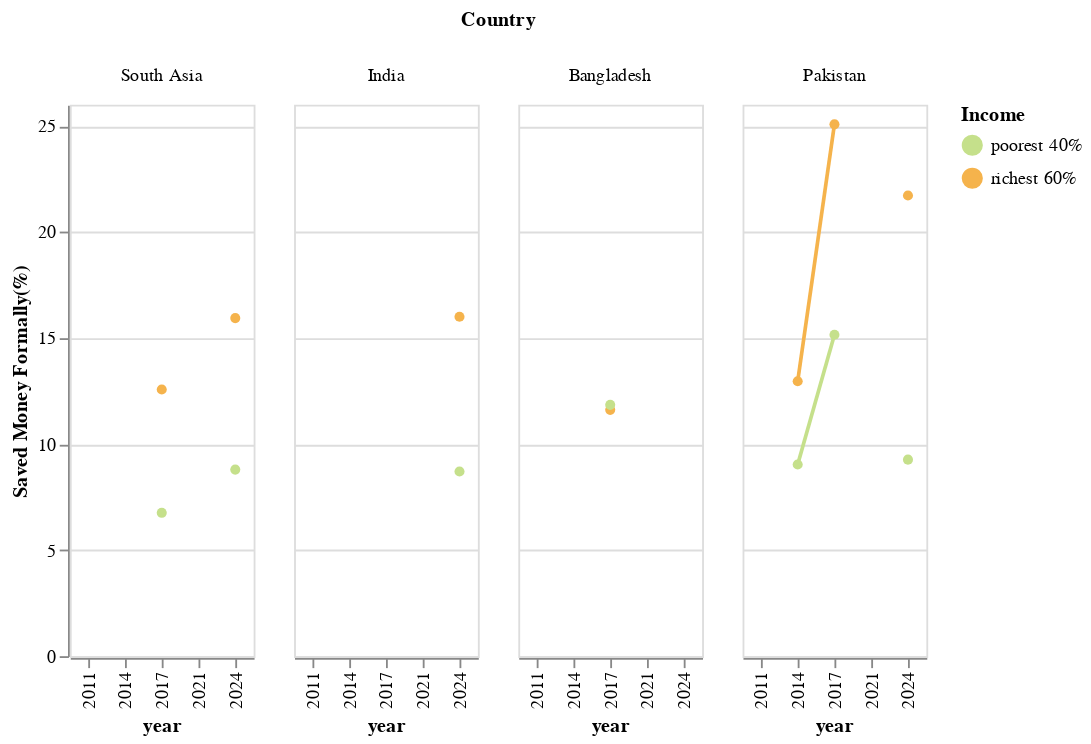

Notebook cell for this chart:
### Code cell
# too much missing data --> skip this
def savings_behavior_by_gender(df):
    gender_df = df.filter(pl.col('group') == 'income')
    savings_gender_gap = alt.Chart(gender_df).mark_line(point=True).encode(
        x = 'year:N', 
        y = alt.Y('fin17c:Q', title = 'Saved Money Formally(%)'), 
        color = alt.Color('group2:N', title = 'Income').scale(scheme = 'lightmulti'), 
        column = alt.Column('countrynewwb', title = 'Country', sort = south_asia_countries)
            
        
    )
    return savings_gender_gap

savings_behavior_by_gender(filter_south_asia(process_data(), True))

### Figure 1 — Vega-Lite specification as saved in the notebook (floating-point values rounded to 4 significant figures)
{"config": {"view": {"continuousWidth": 300, "continuousHeight": 300}}, "data": {"name": "data-de083beb7942fbc8d8c413e5db2d7247"}, "mark": {"type": "line", "point": true}, "encoding": {"color": {"field": "group2", "scale": {"scheme": "lightmulti"}, "title": "Income", "type": "nominal"}, "column": {"field": "countrynewwb", "sort": ["South Asia", "India", "Bangladesh", "Pakistan"], "title": "Country", "type": "nominal"}, "x": {"field": "year", "type": "nominal"}, "y": {"field": "fin17c", "title": "Saved Money Formally(%)", "type": "quantitative"}}, "$schema": "https://vega.github.io/schema/vega-lite/v5.20.1.json", "datasets": {"data-de083beb7942fbc8d8c413e5db2d7247": [{"countrynewwb": "Bangladesh", "codewb": "BGD", "year": 2011, "pop_adult": "100376575", "regionwb24_hi": "South Asia (excluding high income)", "incomegroupwb24": "Lower middle income", "group": "income", "group2": "richest 60%", "account_t_d": 40.18, "fiaccount_t_d": 40.18, "mobileaccount_t_d": null, "fin11a": null, "fin11b": null, "fin11c": null, "fin11f": null, "fin11d": null, "fin11e": null, "fin14a": null, "fin14b": null, "fin14c": null, "fin14d": null, "fin26a": null, "fin26b": null, "fin27a": null, "g20_made": null, "fin17f": null, "fin17a_17a1_d": 18.23, "fin17a": 18.23, "fin17b": null, "fin17c": null, "fin24aSD_ND": null}, {"countrynewwb": "Bangladesh", "codewb": "BGD", "year": 2011, "pop_adult": "100376575", "regionwb24_hi": "South Asia (excluding high income)", "incomegroupwb24": "Lower middle income", "group": "income", "group2": "poorest 40%", "account_t_d": 19.06, "fiaccount_t_d": 19.06, "mobileaccount_t_d": null, "fin11a": null, "fin11b": null, "fin11c": null, "fin11f": null, "fin11d": null, "fin11e": null, "fin14a": null, "fin14b": null, "fin14c": null, "fin14d": null, "fin26a": null, "fin26b": null, "fin27a": null, "g20_made": null, "fin17f": null, "fin17a_17a1_d": 14.24, "fin17a": 14.24, "fin17b": null, "fin17c": null, "fin24aSD_ND": null}, {"countrynewwb": "India", "codewb": "IND", "year": 2011, "pop_adult": "853745004", "regionwb24_hi": "South Asia (excluding high income)", "incomegroupwb24": "Lower middle income", "group": "income", "group2": "richest 60%", "account_t_d": 40.73, "fiaccount_t_d": 40.73, "mobileaccount_t_d": null, "fin11a": null, "fin11b": null, "fin11c": null, "fin11f": null, "fin11d": null, "fin11e": null, "fin14a": null, "fin14b": null, "fin14c": null, "fin14d": null, "fin26a": null, "fin26b": null, "fin27a": null, "g20_made": null, "fin17f": null, "fin17a_17a1_d": 12.4, "fin17a": 12.4, "fin17b": null, "fin17c": null, "fin24aSD_ND": null}, {"countrynewwb": "India", "codewb": "IND", "year": 2011, "pop_adult": "853745004", "regionwb24_hi": "South Asia (excluding high income)", "incomegroupwb24": "Lower middle income", "group": "income", "group2": "poorest 40%", "account_t_d": 26.97, "fiaccount_t_d": 26.97, "mobileaccount_t_d": null, "fin11a": null, "fin11b": null, "fin11c": null, "fin11f": null, "fin11d": null, "fin11e": null, "fin14a": null, "fin14b": null, "fin14c": null, "fin14d": null, "fin26a": null, "fin26b": null, "fin27a": null, "g20_made": null, "fin17f": null, "fin17a_17a1_d": 10.41, "fin17a": 10.41, "fin17b": null, "fin17c": null, "fin24aSD_ND": null}, {"countrynewwb": "Pakistan", "codewb": "PAK", "year": 2011, "pop_adult": "120857470", "regionwb24_hi": "South Asia (excluding high income)", "incomegroupwb24": "Lower middle income", "group": "income", "group2": "richest 60%", "account_t_d": 13.94, "fiaccount_t_d": 13.94, "mobileaccount_t_d": null, "fin11a": null, "fin11b": null, "fin11c": null, "fin11f": null, "fin11d": null, "fin11e": null, "fin14a": null, "fin14b": null, "fin14c": null, "fin14d": null, "fin26a": null, "fin26b": null, "fin27a": null, "g20_made": null, "fin17f": null, "fin17a_17a1_d": null, "fin17a": null, "fin17b": null, "fin17c": null, "fin24aSD_ND": null}, {"countrynewwb": "Pakistan", "codewb": "PAK", "year": 2011, "pop_adult": "120857470", "regionwb24_hi": "South Asia (excluding high income)", "incomegroupwb24": "Lower middle income", "group": "income", "group2": "poorest 40%", "account_t_d": 4.808, "fiaccount_t_d": 4.808, "mobileaccount_t_d": null, "fin11a": null, "fin11b": null, "fin11c": null, "fin11f": null, "fin11d": null, "fin11e": null, "fin14a": null, "fin14b": null, "fin14c": null, "fin14d": null, "fin26a": null, "fin26b": null, "fin27a": null, "g20_made": null, "fin17f": null, "fin17a_17a1_d": null, "fin17a": null, "fin17b": null, "fin17c": null, "fin24aSD_ND": null}, {"countrynewwb": "Bangladesh", "codewb": "BGD", "year": 2014, "pop_adult": "105778630", "regionwb24_hi": "South Asia (excluding high income)", "incomegroupwb24": "Lower middle income", "group": "income", "group2": "richest 60%", "account_t_d": 36.29, "fiaccount_t_d": 34.08, "mobileaccount_t_d": null, "fin11a": null, "fin11b": null, "fin11c": null, "fin11f": null, "fin11d": null, "fin11e": null, "fin14a": null, "fin14b": null, "fin14c": null, "fin14d": null, "fin26a": null, "fin26b": null, "fin27a": null, "g20_made": null, "fin17f": null, "fin17a_17a1_d": null, "fin17a": null, "fin17b": null, "fin17c": null, "fin24aSD_ND": null}, {"countrynewwb": "Bangladesh", "codewb": "BGD", "year": 2014, "pop_adult": "105778630", "regionwb24_hi": "South Asia (excluding high income)", "incomegroupwb24": "Lower middle income", "group": "income", "group2": "poorest 40%", "account_t_d": 23.03, "fiaccount_t_d": 21.72, "mobileaccount_t_d": null, "fin11a": null, "fin11b": null, "fin11c": null, "fin11f": null, "fin11d": null, "fin11e": null, "fin14a": null, "fin14b": null, "fin14c": null, "fin14d": null, "fin26a": null, "fin26b": null, "fin27a": null, "g20_made": null, "fin17f": null, "fin17a_17a1_d": null, "fin17a": null, "fin17b": null, "fin17c": null, "fin24aSD_ND": null}, {"countrynewwb": "India", "codewb": "IND", "year": 2014, "pop_adult": "907853291", "regionwb24_hi": "South Asia (excluding high income)", "incomegroupwb24": "Lower middle income", "group": "income", "group2": "richest 60%", "account_t_d": 59.48, "fiaccount_t_d": 58.93, "mobileaccount_t_d": null, "fin11a": null, "fin11b": null, "fin11c": null, "fin11f": null, "fin11d": null, "fin11e": null, "fin14a": null, "fin14b": null, "fin14c": null, "fin14d": null, "fin26a": null, "fin26b": null, "fin27a": null, "g20_made": 21.76, "fin17f": null, "fin17a_17a1_d": 19.1, "fin17a": 19.1, "fin17b": null, "fin17c": null, "fin24aSD_ND": null}, {"countrynewwb": "India", "codewb": "IND", "year": 2014, "pop_adult": "907853291", "regionwb24_hi": "South Asia (excluding high income)", "incomegroupwb24": "Lower middle income", "group": "income", "group2": "poorest 40%", "account_t_d": 43.61, "fiaccount_t_d": 43.48, "mobileaccount_t_d": null, "fin11a": null, "fin11b": null, "fin11c": null, "fin11f": null, "fin11d": null, "fin11e": null, "fin14a": null, "fin14b": null, "fin14c": null, "fin14d": null, "fin26a": null, "fin26b": null, "fin27a": null, "g20_made": 6.654, "fin17f": null, "fin17a_17a1_d": 7.234, "fin17a": 7.234, "fin17b": null, "fin17c": null, "fin24aSD_ND": null}, {"countrynewwb": "Pakistan", "codewb": "PAK", "year": 2014, "pop_adult": "128875593", "regionwb24_hi": "South Asia (excluding high income)", "incomegroupwb24": "Lower middle income", "group": "income", "group2": "richest 60%", "account_t_d": 15.21, "fiaccount_t_d": null, "mobileaccount_t_d": null, "fin11a": null, "fin11b": null, "fin11c": null, "fin11f": null, "fin11d": null, "fin11e": null, "fin14a": null, "fin14b": null, "fin14c": null, "fin14d": null, "fin26a": null, "fin26b": null, "fin27a": null, "g20_made": null, "fin17f": null, "fin17a_17a1_d": null, "fin17a": null, "fin17b": null, "fin17c": 12.97, "fin24aSD_ND": null}, {"countrynewwb": "Pakistan", "codewb": "PAK", "year": 2014, "pop_adult": "128875593", "regionwb24_hi": "South Asia (excluding high income)", "incomegroupwb24": "Lower middle income", "group": "income", "group2": "poorest 40%", "account_t_d": 9.755, "fiaccount_t_d": null, "mobileaccount_t_d": null, "fin11a": null, "fin11b": null, "fin11c": null, "fin11f": null, "fin11d": null, "fin11e": null, "fin14a": null, "fin14b": null, "fin14c": null, "fin14d": null, "fin26a": null, "fin26b": null, "fin27a": null, "g20_made": null, "fin17f": null, "fin17a_17a1_d": null, "fin17a": null, "fin17b": null, "fin17c": 9.038, "fin24aSD_ND": null}, {"countrynewwb": "Bangladesh", "codewb": "BGD", "year": 2017, "pop_adult": "111658076", "regionwb24_hi": "South Asia (excluding high income)", "incomegroupwb24": "Lower middle income", "group": "income", "group2": "richest 60%", "account_t_d": 56.68, "fiaccount_t_d": 46.12, "mobileaccount_t_d": 25.69, "fin11a": null, "fin11b": null, "fin11c": null, "fin11f": null, "fin11d": null, "fin11e": null, "fin14a": null, "fin14b": null, "fin14c": null, "fin14d": null, "fin26a": null, "fin26b": null, "fin27a": null, "g20_made": 35.2, "fin17f": null, "fin17a_17a1_d": null, "fin17a": null, "fin17b": null, "fin17c": 11.61, "fin24aSD_ND": null}, {"countrynewwb": "Bangladesh", "codewb": "BGD", "year": 2017, "pop_adult": "111658076", "regionwb24_hi": "South Asia (excluding high income)", "incomegroupwb24": "Lower middle income", "group": "income", "group2": "poorest 40%", "account_t_d": 40.08, "fiaccount_t_d": 33.24, "mobileaccount_t_d": 14.57, "fin11a": null, "fin11b": null, "fin11c": null, "fin11f": null, "fin11d": null, "fin11e": null, "fin14a": null, "fin14b": null, "fin14c": null, "fin14d": null, "fin26a": null, "fin26b": null, "fin27a": null, "g20_made": 22.52, "fin17f": null, "fin17a_17a1_d": null, "fin17a": null, "fin17b": null, "fin17c": 11.85, "fin24aSD_ND": null}, {"countrynewwb": "India", "codewb": "IND", "year": 2017, "pop_adult": "962463650", "regionwb24_hi": "South Asia (excluding high income)", "incomegroupwb24": "Lower middle income", "group": "income", "group2": "richest 60%", "account_t_d": 81.74, "fiaccount_t_d": 81.68, "mobileaccount_t_d": null, "fin11a": null, "fin11b": null, "fin11c": null, "fin11f": null, "fin11d": null, "fin11e": null, "fin14a": null, "fin14b": null, "fin14c": null, "fin14d": null, "fin26a": null, "fin26b": null, "fin27a": null, "g20_made": 26.24, "fin17f": null, "fin17a_17a1_d": 24.81, "fin17a": 24.81, "fin17b": null, "fin17c": null, "fin24aSD_ND": null}, {"countrynewwb": "India", "codewb": "IND", "year": 2017, "pop_adult": "962463650", "regionwb24_hi": "South Asia (excluding high income)", "incomegroupwb24": "Lower middle income", "group": "income", "group2": "poorest 40%", "account_t_d": 77.08, "fiaccount_t_d": 77.08, "mobileaccount_t_d": null, "fin11a": null, "fin11b": null, "fin11c": null, "fin11f": null, "fin11d": null, "fin11e": null, "fin14a": null, "fin14b": null, "fin14c": null, "fin14d": null, "fin26a": null, "fin26b": null, "fin27a": null, "g20_made": 10.56, "fin17f": null, "fin17a_17a1_d": 11.79, "fin17a": 11.79, "fin17b": null, "fin17c": null, "fin24aSD_ND": null}, {"countrynewwb": "Pakistan", "codewb": "PAK", "year": 2017, "pop_adult": "135055510", "regionwb24_hi": "South Asia (excluding high income)", "incomegroupwb24": "Lower middle income", "group": "income", "group2": "richest 60%", "account_t_d": 26.0, "fiaccount_t_d": 21.55, "mobileaccount_t_d": null, "fin11a": null, "fin11b": null, "fin11c": null, "fin11f": null, "fin11d": null, "fin11e": null, "fin14a": null, "fin14b": null, "fin14c": null, "fin14d": null, "fin26a": null, "fin26b": null, "fin27a": null, "g20_made": 18.5, "fin17f": null, "fin17a_17a1_d": null, "fin17a": null, "fin17b": null, "fin17c": 25.08, "fin24aSD_ND": null}, {"countrynewwb": "Pakistan", "codewb": "PAK", "year": 2017, "pop_adult": "135055510", "regionwb24_hi": "South Asia (excluding high income)", "incomegroupwb24": "Lower middle income", "group": "income", "group2": "poorest 40%", "account_t_d": 14.22, "fiaccount_t_d": 12.79, "mobileaccount_t_d": null, "fin11a": null, "fin11b": null, "fin11c": null, "fin11f": null, "fin11d": null, "fin11e": null, "fin14a": null, "fin14b": null, "fin14c": null, "fin14d": null, "fin26a": null, "fin26b": null, "fin27a": null, "g20_made": 8.029, "fin17f": null, "fin17a_17a1_d": null, "fin17a": null, "fin17b": null, "fin17c": 15.16, "fin24aSD_ND": null}, {"countrynewwb": "Bangladesh", "codewb": "BGD", "year": 2021, "pop_adult": "117641793", "regionwb24_hi": "South Asia (excluding high income)", "incomegroupwb24": "Lower middle income", "group": "income", "group2": "richest 60%", "account_t_d": 55.57, "fiaccount_t_d": 40.51, "mobileaccount_t_d": 31.3, "fin11a": null, "fin11b": null, "fin11c": null, "fin11f": null, "fin11d": null, "fin11e": null, "fin14a": null, "fin14b": null, "fin14c": null, "fin14d": null, "fin26a": 12.37, "fin26b": null, "fin27a": null, "g20_made": 43.92, "fin17f": null, "fin17a_17a1_d": null, "fin17a": null, "fin17b": null, "fin17c": null, "fin24aSD_ND": 45.21}, {"countrynewwb": "Bangladesh", "codewb": "BGD", "year": 2021, "pop_adult": "117641793", "regionwb24_hi": "South Asia (excluding high income)", "incomegroupwb24": "Lower middle income", "group": "income", "group2": "poorest 40%", "account_t_d": 48.65, "fiaccount_t_d": 33.44, "mobileaccount_t_d": 25.57, "fin11a": null, "fin11b": null, "fin11c": null, "fin11f": null, "fin11d": null, "fin11e": null, "fin14a": null, "fin14b": null, "fin14c": null, "fin14d": null, "fin26a": 7.753, "fin26b": null, "fin27a": null, "g20_made": 35.56, "fin17f": null, "fin17a_17a1_d": null, "fin17a": null, "fin17b": null, "fin17c": null, "fin24aSD_ND": 26.21}, {"countrynewwb": "India", "codewb": "IND", "year": 2021, "pop_adult": "1033092817", "regionwb24_hi": "South Asia (excluding high income)", "incomegroupwb24": "Lower middle income", "group": "income", "group2": "richest 60%", "account_t_d": 77.05, "fiaccount_t_d": 76.74, "mobileaccount_t_d": 15.16, "fin11a": null, "fin11b": null, "fin11c": null, "fin11f": null, "fin11d": null, "fin11e": null, "fin14a": null, "fin14b": null, "fin14c": null, "fin14d": null, "fin26a": null, "fin26b": null, "fin27a": null, "g20_made": 32.63, "fin17f": null, "fin17a_17a1_d": 18.23, "fin17a": 16.43, "fin17b": null, "fin17c": null, "fin24aSD_ND": 42.63}, {"countrynewwb": "India", "codewb": "IND", "year": 2021, "pop_adult": "1033092817", "regionwb24_hi": "South Asia (excluding high income)", "incomegroupwb24": "Lower middle income", "group": "income", "group2": "poorest 40%", "account_t_d": 78.25, "fiaccount_t_d": 78.15, "mobileaccount_t_d": 3.344, "fin11a": null, "fin11b": null, "fin11c": null, "fin11f": null, "fin11d": null, "fin11e": null, "fin14a": null, "fin14b": null, "fin14c": null, "fin14d": null, "fin26a": null, "fin26b": null, "fin27a": null, "g20_made": 11.72, "fin17f": null, "fin17a_17a1_d": 7.864, "fin17a": 7.22, "fin17b": null, "fin17c": null, "fin24aSD_ND": 14.23}, {"countrynewwb": "Pakistan", "codewb": "PAK", "year": 2021, "pop_adult": "146030491", "regionwb24_hi": "South Asia (excluding high income)", "incomegroupwb24": "Lower middle income", "group": "income", "group2": "richest 60%", "account_t_d": 23.21, "fiaccount_t_d": 18.1, "mobileaccount_t_d": null, "fin11a": null, "fin11b": null, "fin11c": null, "fin11f": null, "fin11d": null, "fin11e": null, "fin14a": null, "fin14b": null, "fin14c": null, "fin14d": null, "fin26a": null, "fin26b": null, "fin27a": null, "g20_made": 15.86, "fin17f": null, "fin17a_17a1_d": null, "fin17a": null, "fin17b": null, "fin17c": null, "fin24aSD_ND": 35.22}, {"countrynewwb": "Pakistan", "codewb": "PAK", "year": 2021, "pop_adult": "146030491", "regionwb24_hi": "South Asia (excluding high income)", "incomegroupwb24": "Lower middle income", "group": "income", "group2": "poorest 40%", "account_t_d": 17.61, "fiaccount_t_d": 13.55, "mobileaccount_t_d": null, "fin11a": null, "fin11b": null, "fin11c": null, "fin11f": null, "fin11d": null, "fin11e": null, "fin14a": null, "fin14b": null, "fin14c": null, "fin14d": null, "fin26a": null, "fin26b": null, "fin27a": null, "g20_made": 13.38, "fin17f": null, "fin17a_17a1_d": null, "fin17a": null, "fin17b": null, "fin17c": null, "fin24aSD_ND": 21.99}, {"countrynewwb": "Bangladesh", "codewb": "BGD", "year": 2024, "pop_adult": "122837439", "regionwb24_hi": "South Asia (excluding high income)", "incomegroupwb24": "Lower middle income", "group": "income", "group2": "richest 60%", "account_t_d": 48.19, "fiaccount_t_d": 38.21, "mobileaccount_t_d": 23.64, "fin11a": null, "fin11b": 10.1, "fin11c": null, "fin11f": null, "fin11d": 46.39, "fin11e": 15.93, "fin14a": null, "fin14b": null, "fin14c": null, "fin14d": 36.08, "fin26a": null, "fin26b": null, "fin27a": null, "g20_made": 33.91, "fin17f": null, "fin17a_17a1_d": 14.38, "fin17a": null, "fin17b": null, "fin17c": null, "fin24aSD_ND": 46.85}, {"countrynewwb": "Bangladesh", "codewb": "BGD", "year": 2024, "pop_adult": "122837439", "regionwb24_hi": "South Asia (excluding high income)", "incomegroupwb24": "Lower middle income", "group": "income", "group2": "poorest 40%", "account_t_d": 35.55, "fiaccount_t_d": 24.64, "mobileaccount_t_d": 16.23, "fin11a": null, "fin11b": 14.88, "fin11c": null, "fin11f": null, "fin11d": 67.76, "fin11e": 5.937, "fin14a": null, "fin14b": null, "fin14c": null, "fin14d": 51.47, "fin26a": null, "fin26b": null, "fin27a": null, "g20_made": 19.02, "fin17f": null, "fin17a_17a1_d": 4.686, "fin17a": null, "fin17b": null, "fin17c": null, "fin24aSD_ND": 18.34}, {"countrynewwb": "India", "codewb": "IND", "year": 2024, "pop_adult": "1077731602", "regionwb24_hi": "South Asia (excluding high income)", "incomegroupwb24": "Lower middle income", "group": "income", "group2": "richest 60%", "account_t_d": 90.83, "fiaccount_t_d": 90.25, "mobileaccount_t_d": 32.11, "fin11a": null, "fin11b": null, "fin11c": null, "fin11f": null, "fin11d": null, "fin11e": null, "fin14a": null, "fin14b": null, "fin14c": null, "fin14d": null, "fin26a": 21.05, "fin26b": 23.34, "fin27a": null, "g20_made": 38.13, "fin17f": null, "fin17a_17a1_d": 35.05, "fin17a": 31.07, "fin17b": 15.61, "fin17c": 16.0, "fin24aSD_ND": 37.72}, {"countrynewwb": "India", "codewb": "IND", "year": 2024, "pop_adult": "1077731602", "regionwb24_hi": "South Asia (excluding high income)", "incomegroupwb24": "Lower middle income", "group": "income", "group2": "poorest 40%", "account_t_d": 86.32, "fiaccount_t_d": 86.26, "mobileaccount_t_d": 9.598, "fin11a": null, "fin11b": null, "fin11c": null, "fin11f": null, "fin11d": null, "fin11e": null, "fin14a": null, "fin14b": null, "fin14c": null, "fin14d": null, "fin26a": 6.347, "fin26b": 5.53, "fin27a": null, "g20_made": 16.14, "fin17f": null, "fin17a_17a1_d": 14.9, "fin17a": 13.03, "fin17b": 3.9, "fin17c": 8.706, "fin24aSD_ND": 18.7}, {"countrynewwb": "Pakistan", "codewb": "PAK", "year": 2024, "pop_adult": "155833628", "regionwb24_hi": "South Asia (excluding high income)", "incomegroupwb24": "Lower middle income", "group": "income", "group2": "richest 60%", "account_t_d": 36.41, "fiaccount_t_d": 24.26, "mobileaccount_t_d": 25.62, "fin11a": 22.41, "fin11b": 34.67, "fin11c": 19.82, "fin11f": 16.45, "fin11d": 48.47, "fin11e": 13.26, "fin14a": 11.99, "fin14b": 28.86, "fin14c": 16.08, "fin14d": 41.95, "fin26a": null, "fin26b": null, "fin27a": null, "g20_made": 27.31, "fin17f": null, "fin17a_17a1_d": 16.45, "fin17a": null, "fin17b": null, "fin17c": 21.72, "fin24aSD_ND": 39.64}, {"countrynewwb": "Pakistan", "codewb": "PAK", "year": 2024, "pop_adult": "155833628", "regionwb24_hi": "South Asia (excluding high income)", "incomegroupwb24": "Lower middle income", "group": "income", "group2": "poorest 40%", "account_t_d": 13.61, "fiaccount_t_d": 9.302, "mobileaccount_t_d": 7.445, "fin11a": 31.33, "fin11b": 47.15, "fin11c": 23.79, "fin11f": 17.91, "fin11d": 57.51, "fin11e": 12.45, "fin14a": 26.33, "fin14b": 44.62, "fin14c": 21.23, "fin14d": 55.34, "fin26a": null, "fin26b": null, "fin27a": null, "g20_made": 9.595, "fin17f": null, "fin17a_17a1_d": 6.974, "fin17a": null, "fin17b": null, "fin17c": 9.267, "fin24aSD_ND": 23.54}, {"countrynewwb": "South Asia", "codewb": "SAS", "year": 2011, "pop_adult": "NA", "regionwb24_hi": "NA", "incomegroupwb24": "NA", "group": "income", "group2": "richest 60%", "account_t_d": 37.79, "fiaccount_t_d": 37.79, "mobileaccount_t_d": null, "fin11a": null, "fin11b": null, "fin11c": null, "fin11f": null, "fin11d": null, "fin11e": null, "fin14a": null, "fin14b": null, "fin14c": null, "fin14d": null, "fin26a": null, "fin26b": null, "fin27a": null, "g20_made": null, "fin17f": null, "fin17a_17a1_d": 11.92, "fin17a": 11.92, "fin17b": null, "fin17c": null, "fin24aSD_ND": null}, {"countrynewwb": "South Asia", "codewb": "SAS", "year": 2011, "pop_adult": "NA", "regionwb24_hi": "NA", "incomegroupwb24": "NA", "group": "income", "group2": "poorest 40%", "account_t_d": 23.8, "fiaccount_t_d": 23.8, "mobileaccount_t_d": null, "fin11a": null, "fin11b": null, "fin11c": null, "fin11f": null, "fin11d": null, "fin11e": null, "fin14a": null, "fin14b": null, "fin14c": null, "fin14d": null, "fin26a": null, "fin26b": null, "fin27a": null, "g20_made": null, "fin17f": null, "fin17a_17a1_d": 9.734, "fin17a": 9.734, "fin17b": null, "fin17c": null, "fin24aSD_ND": null}, {"countrynewwb": "South Asia", "codewb": "SAS", "year": 2014, "pop_adult": "NA", "regionwb24_hi": "NA", "incomegroupwb24": "NA", "group": "income", "group2": "richest 60%", "account_t_d": 52.02, "fiaccount_t_d": 50.91, "mobileaccount_t_d": null, "fin11a": null, "fin11b": null, "fin11c": null, "fin11f": null, "fin11d": null, "fin11e": null, "fin14a": null, "fin14b": null, "fin14c": null, "fin14d": null, "fin26a": null, "fin26b": null, "fin27a": null, "g20_made": 18.43, "fin17f": null, "fin17a_17a1_d": 16.76, "fin17a": 16.76, "fin17b": null, "fin17c": null, "fin24aSD_ND": null}, {"countrynewwb": "South Asia", "codewb": "SAS", "year": 2014, "pop_adult": "NA", "regionwb24_hi": "NA", "incomegroupwb24": "NA", "group": "income", "group2": "poorest 40%", "account_t_d": 37.76, "fiaccount_t_d": 37.1, "mobileaccount_t_d": null, "fin11a": null, "fin11b": null, "fin11c": null, "fin11f": null, "fin11d": null, "fin11e": null, "fin14a": null, "fin14b": null, "fin14c": null, "fin14d": null, "fin26a": null, "fin26b": null, "fin27a": null, "g20_made": 6.039, "fin17f": null, "fin17a_17a1_d": 6.469, "fin17a": 6.469, "fin17b": null, "fin17c": null, "fin24aSD_ND": null}, {"countrynewwb": "South Asia", "codewb": "SAS", "year": 2017, "pop_adult": "NA", "regionwb24_hi": "NA", "incomegroupwb24": "NA", "group": "income", "group2": "richest 60%", "account_t_d": 72.03, "fiaccount_t_d": 70.56, "mobileaccount_t_d": null, "fin11a": null, "fin11b": null, "fin11c": null, "fin11f": null, "fin11d": null, "fin11e": null, "fin14a": null, "fin14b": null, "fin14c": null, "fin14d": null, "fin26a": null, "fin26b": null, "fin27a": null, "g20_made": 25.83, "fin17f": null, "fin17a_17a1_d": 21.78, "fin17a": 21.78, "fin17b": null, "fin17c": 12.57, "fin24aSD_ND": null}, {"countrynewwb": "South Asia", "codewb": "SAS", "year": 2017, "pop_adult": "NA", "regionwb24_hi": "NA", "incomegroupwb24": "NA", "group": "income", "group2": "poorest 40%", "account_t_d": 65.49, "fiaccount_t_d": 64.73, "mobileaccount_t_d": null, "fin11a": null, "fin11b": null, "fin11c": null, "fin11f": null, "fin11d": null, "fin11e": null, "fin14a": null, "fin14b": null, "fin14c": null, "fin14d": null, "fin26a": null, "fin26b": null, "fin27a": null, "g20_made": 11.48, "fin17f": null, "fin17a_17a1_d": 10.19, "fin17a": 10.19, "fin17b": null, "fin17c": 6.759, "fin24aSD_ND": null}, {"countrynewwb": "South Asia", "codewb": "SAS", "year": 2021, "pop_adult": "NA", "regionwb24_hi": "NA", "incomegroupwb24": "NA", "group": "income", "group2": "richest 60%", "account_t_d": 68.25, "fiaccount_t_d": 66.14, "mobileaccount_t_d": 15.34, "fin11a": null, "fin11b": null, "fin11c": null, "fin11f": null, "fin11d": null, "fin11e": null, "fin14a": null, "fin14b": null, "fin14c": null, "fin14d": null, "fin26a": null, "fin26b": null, "fin27a": null, "g20_made": 31.4, "fin17f": null, "fin17a_17a1_d": 15.9, "fin17a": 14.3, "fin17b": null, "fin17c": null, "fin24aSD_ND": 42.7}, {"countrynewwb": "South Asia", "codewb": "SAS", "year": 2021, "pop_adult": "NA", "regionwb24_hi": "NA", "incomegroupwb24": "NA", "group": "income", "group2": "poorest 40%", "account_t_d": 67.61, "fiaccount_t_d": 65.75, "mobileaccount_t_d": 5.785, "fin11a": null, "fin11b": null, "fin11c": null, "fin11f": null, "fin11d": null, "fin11e": null, "fin14a": null, "fin14b": null, "fin14c": null, "fin14d": null, "fin26a": null, "fin26b": null, "fin27a": null, "g20_made": 14.15, "fin17f": null, "fin17a_17a1_d": 7.041, "fin17a": 6.484, "fin17b": null, "fin17c": null, "fin24aSD_ND": 16.99}, {"countrynewwb": "South Asia", "codewb": "SAS", "year": 2024, "pop_adult": "NA", "regionwb24_hi": "NA", "incomegroupwb24": "NA", "group": "income", "group2": "richest 60%", "account_t_d": 80.43, "fiaccount_t_d": 77.69, "mobileaccount_t_d": 30.0, "fin11a": null, "fin11b": 8.33, "fin11c": null, "fin11f": null, "fin11d": 14.38, "fin11e": null, "fin14a": null, "fin14b": null, "fin14c": null, "fin14d": null, "fin26a": 18.99, "fin26b": 19.85, "fin27a": null, "g20_made": 36.21, "fin17f": null, "fin17a_17a1_d": 30.93, "fin17a": 26.96, "fin17b": null, "fin17c": 15.94, "fin24aSD_ND": 39.28}, {"countrynewwb": "South Asia", "codewb": "SAS", "year": 2024, "pop_adult": "NA", "regionwb24_hi": "NA", "incomegroupwb24": "NA", "group": "income", "group2": "poorest 40%", "account_t_d": 73.25, "fiaccount_t_d": 71.75, "mobileaccount_t_d": 9.765, "fin11a": null, "fin11b": 13.37, "fin11c": null, "fin11f": null, "fin11d": 19.57, "fin11e": null, "fin14a": null, "fin14b": null, "fin14c": null, "fin14d": null, "fin26a": 5.614, "fin26b": 4.685, "fin27a": null, "g20_made": 15.64, "fin17f": null, "fin17a_17a1_d": 13.07, "fin17a": 11.15, "fin17b": null, "fin17c": 8.796, "fin24aSD_ND": 19.47}]}}
